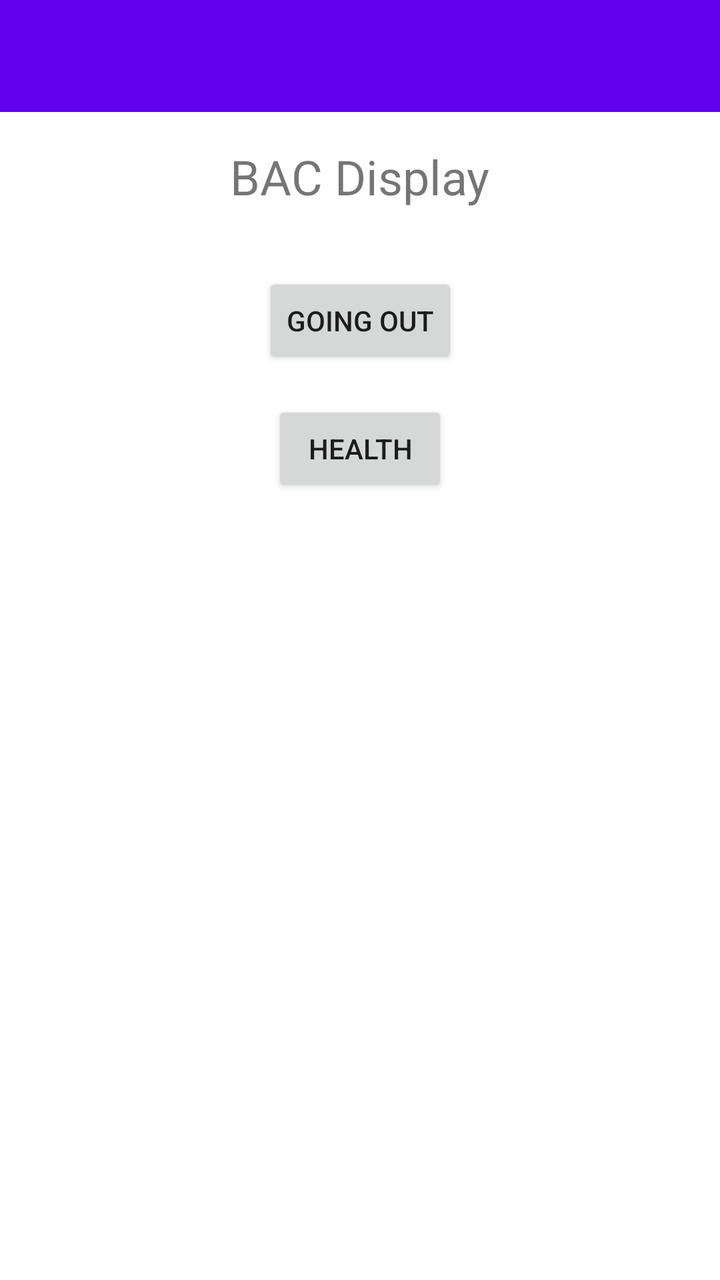
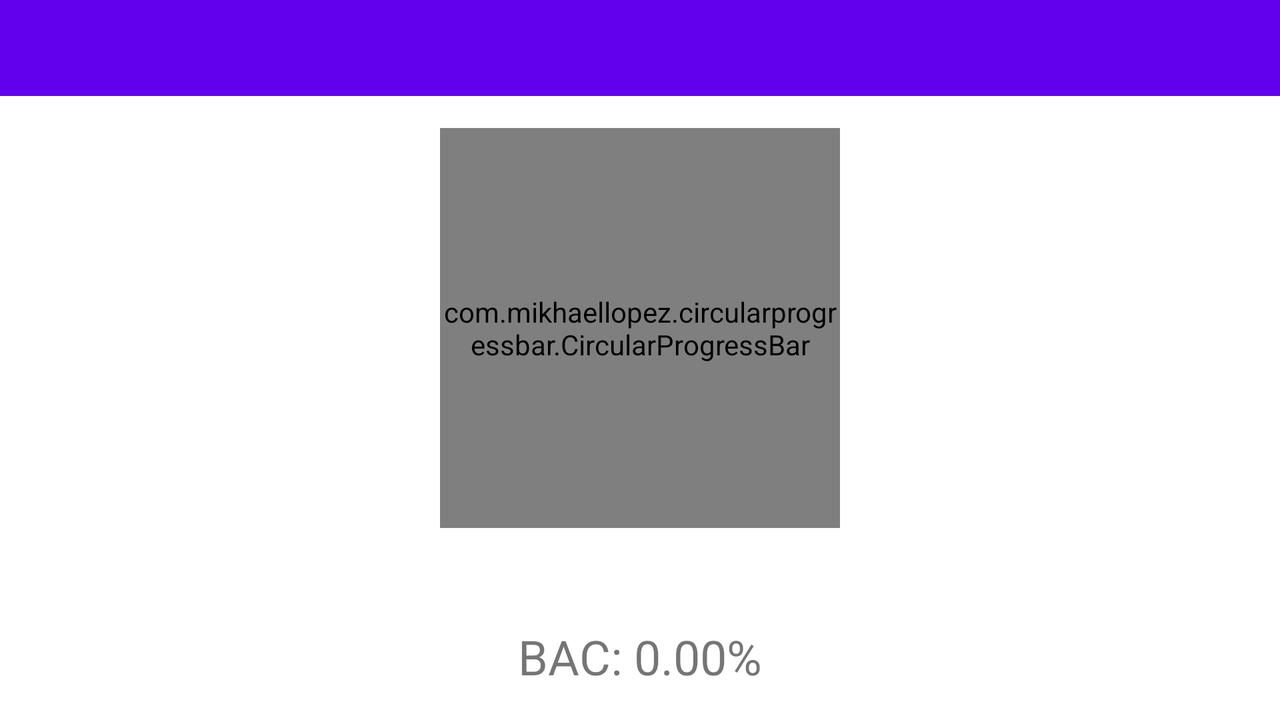

Compare how this app lays out the same screen by default and in its alternative resource folder. The renders come first, then the two layout files and the values they reference.
<!-- AndroidManifest.xml: application theme Theme.YourAppName -->
<!-- res/layout/activity_home.xml -->
<?xml version="1.0" encoding="utf-8"?>
<androidx.drawerlayout.widget.DrawerLayout
    xmlns:android="http://schemas.android.com/apk/res/android"
    xmlns:app="http://schemas.android.com/apk/res-auto"
    xmlns:tools="http://schemas.android.com/tools"
    android:id="@+id/drawer_layout"
    android:layout_width="match_parent"
    android:layout_height="match_parent"
    tools:context=".HomeActivity">

    <androidx.constraintlayout.widget.ConstraintLayout
        android:layout_width="match_parent"
        android:layout_height="match_parent">

        
        <androidx.appcompat.widget.Toolbar
            android:id="@+id/toolbar"
            android:layout_width="0dp"
            android:layout_height="wrap_content"
            android:background="?attr/colorPrimary"
            android:theme="@style/ThemeOverlay.AppCompat.Dark.ActionBar"
            android:popupTheme="@style/ThemeOverlay.AppCompat.Light"
            app:layout_constraintTop_toTopOf="parent"
            app:layout_constraintStart_toStartOf="parent"
            app:layout_constraintEnd_toEndOf="parent" />

        
        <TextView
            android:id="@+id/bac_display"
            android:layout_width="wrap_content"
            android:layout_height="wrap_content"
            android:text="BAC Display"
            android:textSize="24sp"
            app:layout_constraintTop_toBottomOf="@id/toolbar"
            app:layout_constraintStart_toStartOf="parent"
            app:layout_constraintEnd_toEndOf="parent"
            android:layout_marginTop="16dp" />

        
        <Button
            android:id="@+id/btn_going_out"
            android:layout_width="wrap_content"
            android:layout_height="wrap_content"
            android:text="Going Out"
            app:layout_constraintTop_toBottomOf="@id/bac_display"
            app:layout_constraintStart_toStartOf="parent"
            app:layout_constraintEnd_toEndOf="parent"
            android:layout_marginTop="32dp" />

        
        <Button
            android:id="@+id/btn_health"
            android:layout_width="wrap_content"
            android:layout_height="wrap_content"
            android:text="Health"
            app:layout_constraintTop_toBottomOf="@id/btn_going_out"
            app:layout_constraintStart_toStartOf="parent"
            app:layout_constraintEnd_toEndOf="parent"
            android:layout_marginTop="16dp" />

    </androidx.constraintlayout.widget.ConstraintLayout>

    
    <com.google.android.material.navigation.NavigationView
        android:id="@+id/nav_view"
        android:layout_width="wrap_content"
        android:layout_height="match_parent"
        android:layout_gravity="start"
        app:menu="@menu/drawer_menu" />

</androidx.drawerlayout.widget.DrawerLayout>
<!-- resources referenced by this layout -->
<resources>
  <style name="Theme.YourAppName" parent="Theme.AppCompat.Light.NoActionBar">
          
          <item name="colorPrimary">@color/purple_500</item>
          <item name="colorPrimaryDark">@color/purple_700</item>
          <item name="colorAccent">@color/teal_200</item>
          <item name="android:windowBackground">@color/white</item>
      </style>
  <color name="purple_500">#FF6200EE</color>
  <color name="purple_700">#FF3700B3</color>
  <color name="teal_200">#FF03DAC5</color>
  <color name="white">#FFFFFFFF</color>
</resources>
<!-- res/layout-land/activity_home.xml (the repository's variant of the layout above) -->
<!-- drawn on the phone turned sideways -->
<?xml version="1.0" encoding="utf-8"?>
<androidx.drawerlayout.widget.DrawerLayout
    xmlns:android="http://schemas.android.com/apk/res/android"
    xmlns:app="http://schemas.android.com/apk/res-auto"
    xmlns:tools="http://schemas.android.com/tools"
    android:id="@+id/drawer_layout"
    android:layout_width="match_parent"
    android:layout_height="match_parent"
    tools:context=".HomeActivity">

    <androidx.constraintlayout.widget.ConstraintLayout
        android:layout_width="match_parent"
        android:layout_height="match_parent">

        <androidx.appcompat.widget.Toolbar
            android:id="@+id/toolbar"
            android:layout_width="match_parent"
            android:layout_height="wrap_content"
            android:background="?attr/colorPrimary"
            android:popupTheme="@style/ThemeOverlay.AppCompat.Light"
            android:theme="@style/ThemeOverlay.AppCompat.Dark.ActionBar"
            app:layout_constraintEnd_toEndOf="parent"
            app:layout_constraintStart_toStartOf="parent"
            app:layout_constraintTop_toTopOf="parent" />

        <com.mikhaellopez.circularprogressbar.CircularProgressBar
            android:id="@+id/circularProgressBar"
            android:layout_width="200dp"
            android:layout_height="200dp"
            android:layout_marginTop="16dp"
            app:cpb_background_progressbar_color="#D3D3D3"
            app:cpb_background_progressbar_width="10dp"
            app:cpb_progress="0"
            app:cpb_progress_direction="to_right"
            app:cpb_progress_max="500"
            app:cpb_progressbar_color="#FF6347"
            app:cpb_progressbar_width="10dp"
            app:layout_constraintEnd_toEndOf="parent"
            app:layout_constraintHorizontal_bias="0.5"
            app:layout_constraintStart_toStartOf="parent"
            app:layout_constraintTop_toBottomOf="@id/toolbar" />

        


        <TextView
            android:id="@+id/bac_display"
            android:layout_width="wrap_content"
            android:layout_height="wrap_content"
            android:layout_marginTop="48dp"
            android:text="BAC: 0.00%"
            android:textSize="24sp"
            app:layout_constraintEnd_toEndOf="parent"
            app:layout_constraintHorizontal_bias="0.5"
            app:layout_constraintStart_toStartOf="parent"
            app:layout_constraintTop_toBottomOf="@+id/circularProgressBar" />

        <TextView
            android:id="@+id/bac_ml_display"
            android:layout_width="wrap_content"
            android:layout_height="wrap_content"
            android:layout_marginTop="16dp"
            android:text="BAC in mL: 0.00 mL"
            android:textSize="24sp"
            app:layout_constraintEnd_toEndOf="parent"
            app:layout_constraintHorizontal_bias="0.5"
            app:layout_constraintStart_toStartOf="parent"
            app:layout_constraintTop_toBottomOf="@+id/bac_display" />

        <TextView
            android:id="@+id/time_until_sober_display"
            android:layout_width="wrap_content"
            android:layout_height="wrap_content"
            android:layout_marginTop="20dp"
            android:text="Time Until Sober: 0.0 hours"
            android:textSize="24sp"
            app:layout_constraintEnd_toEndOf="parent"
            app:layout_constraintHorizontal_bias="0.5"
            app:layout_constraintStart_toStartOf="parent"
            app:layout_constraintTop_toBottomOf="@+id/bac_ml_display" />


        <TextView
            android:id="@+id/bluetooth_status_display"
            android:layout_width="wrap_content"
            android:layout_height="wrap_content"
            android:layout_marginTop="192dp"
            android:text="Status: Not connected"
            android:textColor="#FF0000"
            android:textSize="18sp"
            app:layout_constraintBottom_toBottomOf="parent"
            app:layout_constraintEnd_toEndOf="parent"
            app:layout_constraintHorizontal_bias="0.497"
            app:layout_constraintStart_toStartOf="parent"
            app:layout_constraintTop_toBottomOf="@id/time_until_sober_display"
            app:layout_constraintVertical_bias="0.8" />


        <Button
            android:id="@+id/btn_more_info"
            android:layout_width="wrap_content"
            android:layout_height="wrap_content"
            android:layout_marginTop="8dp"
            android:text="More Info"
            app:layout_constraintEnd_toEndOf="parent"
            app:layout_constraintHorizontal_bias="0.5"
            app:layout_constraintStart_toStartOf="parent"
            app:layout_constraintTop_toBottomOf="@+id/time_until_sober_display" />

        <Button
            android:id="@+id/btn_health"
            android:layout_width="wrap_content"
            android:layout_height="wrap_content"
            android:layout_marginTop="4dp"
            android:text="Health"
            app:layout_constraintEnd_toEndOf="parent"
            app:layout_constraintHorizontal_bias="0.5"
            app:layout_constraintStart_toStartOf="parent"
            app:layout_constraintTop_toBottomOf="@+id/btn_more_info"
            app:layout_constraintVertical_bias="0.078" />

        <Button
            android:id="@+id/btn_bluetooth"
            android:layout_width="wrap_content"
            android:layout_height="wrap_content"
            android:text="Turn On/Off Bluetooth"
            app:layout_constraintBottom_toTopOf="@+id/bluetooth_status_display"
            app:layout_constraintEnd_toEndOf="parent"
            app:layout_constraintHorizontal_bias="0.139"
            app:layout_constraintStart_toStartOf="parent"
            app:layout_constraintTop_toTopOf="parent"
            app:layout_constraintVertical_bias="0.97" />

        <Button
            android:id="@+id/btn_pairdevices"
            android:layout_width="wrap_content"
            android:layout_height="wrap_content"
            android:layout_marginBottom="19dp"
            android:text="Pair Devices"
            app:layout_constraintBottom_toTopOf="@+id/bluetooth_status_display"
            app:layout_constraintEnd_toEndOf="parent"
            app:layout_constraintHorizontal_bias="0.832"
            app:layout_constraintStart_toStartOf="@+id/btn_bluetooth"
            app:layout_constraintTop_toTopOf="parent"
            app:layout_constraintVertical_bias="0.998" />


    </androidx.constraintlayout.widget.ConstraintLayout>

    <com.google.android.material.navigation.NavigationView
        android:id="@+id/nav_view"
        android:layout_width="wrap_content"
        android:layout_height="match_parent"
        android:layout_gravity="start"
        app:menu="@menu/drawer_menu" />

</androidx.drawerlayout.widget.DrawerLayout>
